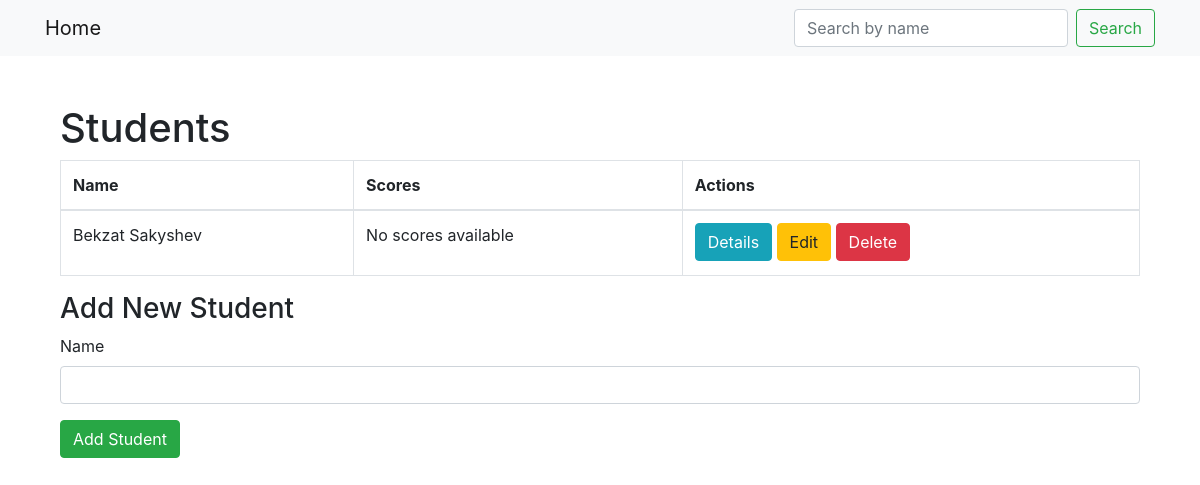
/students/, run on an earlier commit of the app's database.
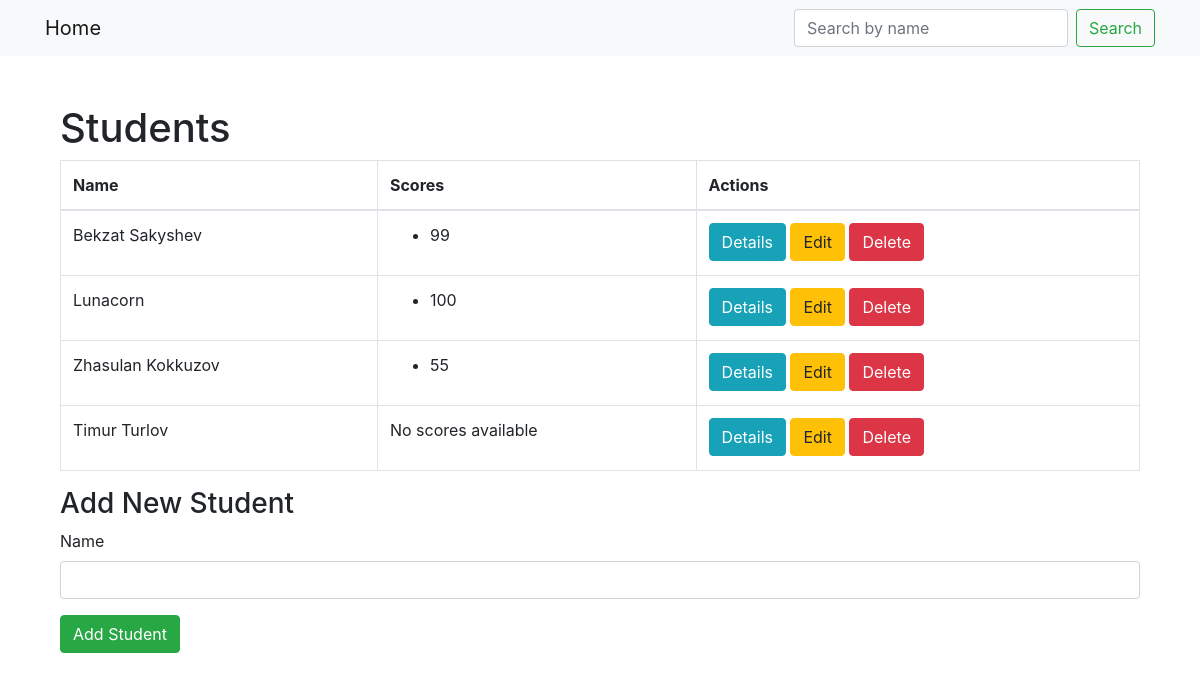
And on a later commit of the database.
### models.py (models this page shows)
class Student(Base):
    __tablename__ = "students"
    id = Column(Integer, primary_key=True, index=True)
    name = Column(String, index=True)
    scores = relationship("Score", back_populates="student", cascade="all, delete")

class Score(Base):
    __tablename__ = "scores"
    id = Column(Integer, primary_key=True, index=True)
    value = Column(Integer)
    student_id = Column(Integer, ForeignKey("students.id"))
    student = relationship("Student", back_populates="scores")

### main.py (the view)
@app.get("/students/", response_class=HTMLResponse, include_in_schema=False)
async def get_students(request: Request, db: Session = Depends(get_db)):
    students = crud.get_students(db)
    return templates.TemplateResponse("students.html", {"request": request, "students": students})

### templates/students.html (shortened to what this page needs)
{% extends "base.html" %}
{% block content %}
    <div class="container">
        <h1 class="mt-5">Students</h1>
        <table class="table table-bordered">
            <thead>
                <tr>
                    <th>Name</th>
                    <th>Scores</th>
                    <th>Actions</th>
                </tr>
            </thead>
            <tbody>
                {% for student in students %}
                <tr>
                    <td>{{ student.name }}</td>
                    <td>
                        {% if student.scores %}
                            <ul>
                                {% for score in student.scores %}
                                <li>{{ score.value }}</li>
                                {% endfor %}
                            </ul>
                        {% else %}
                            <p>No scores available</p>
                        {% endif %}
                    </td>
                    <td>
                        <a href="/students/{{ student.id }}" class="btn btn-info">Details</a>
                        <a href="/students/{{ student.id }}/edit" class="btn btn-warning">Edit</a>
                        <form action="/students/{{ student.id }}/delete" method="post" style="display: inline;">
                            <button type="submit" class="btn btn-danger">Delete</button>
                        </form>
                    </td>
                </tr>
                {% endfor %}
            </tbody>
        </table>
        <div class="mt-3">
            <h3>Add New Student</h3>
            <form action="/students/" method="post">
                <div class="form-group">
                    <label for="name">Name</label>
                    <input type="text" class="form-control" id="name" name="name" required>
                </div>
                <button type="submit" class="btn btn-success">Add Student</button>
            </form>
        </div>
    </div>
{% endblock %}

### templates/base.html (shortened to what this page needs)
<!DOCTYPE html>
<html lang="en">
<head>
    <link rel="stylesheet" href="https://stackpath.bootstrapcdn.com/bootstrap/4.3.1/css/bootstrap.min.css">
</head>
<body>
    <nav class="navbar navbar-expand-lg navbar-light bg-light">
        <div class="container">
            <a class="navbar-brand" href="/">Home</a>
            <div class="collapse navbar-collapse" id="navbarNav">
                <form class="form-inline" action="/students/search/" method="get">
                    <input class="form-control mr-sm-2" type="search" placeholder="Search by name" aria-label="Search" name="name" required>
                    <button class="btn btn-outline-success my-2 my-sm-0" type="submit">Search</button>
                </form>
            </div>
        </div>
    </nav>
    <div class="container mt-5">
        {% block content %}{% endblock %}
    </div>
</body>
</html>

What changed in the data, as far as the page shows it:
shown differently, row unchanged: Student "Bekzat Sakyshev": no longer shows "No scores available"
added Score: value "99", shown under Student "Bekzat Sakyshev"
added Student: name "Lunacorn"
added Score: value "100", shown under "Lunacorn"
added Student: name "Zhasulan Kokkuzov"
added Score: value "55", shown under "Zhasulan Kokkuzov"
added Student: name "Timur Turlov", shows "No scores available"
